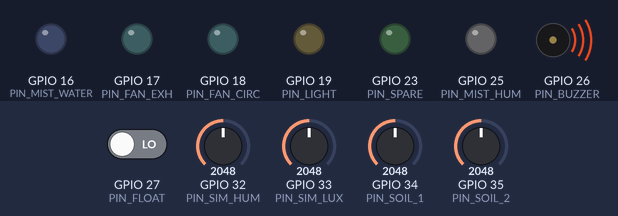
The sketch below on a simulated ESP32. On the bench: output pins drawn as LEDs (lit = HIGH), buzzer (waves = sounding, pin HIGH). The test bench sets the inputs (shaded band); at power-on: GPIO 27 (PIN_FLOAT) LOW, GPIO 34 (PIN_SOIL_1) = 2048, GPIO 32 (PIN_SIM_HUM) = 2048, GPIO 33 (PIN_SIM_LUX) = 2048, GPIO 35 (PIN_SOIL_2) = 2048. What the sketch prints to the serial monitor is not drawn.

Above: at 1.6 s.
1.7 s: GPIO 27 (PIN_FLOAT) driven HIGH
At 2.4 s:
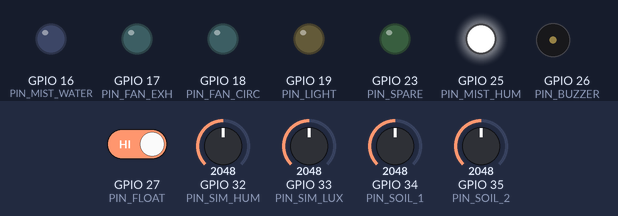
4.7 s: GPIO 34 (PIN_SOIL_1) set to 2902
7.2 s: GPIO 34 (PIN_SOIL_1) set to 2969
At 7.7 s:
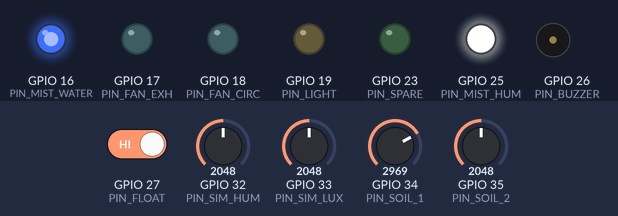
At 9.1 s:
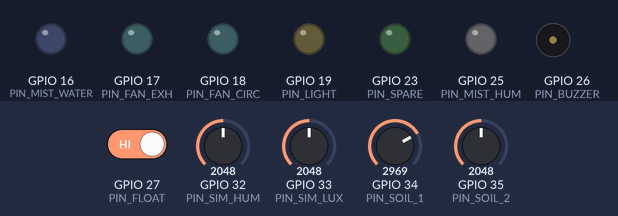
9.4 s: GPIO 32 (PIN_SIM_HUM) set to 260
12.4 s: GPIO 33 (PIN_SIM_LUX) set to 260
15.4 s: GPIO 32 (PIN_SIM_HUM) set to 3038
18.4 s: GPIO 32 (PIN_SIM_HUM) set to 3106
At 30.7 s:
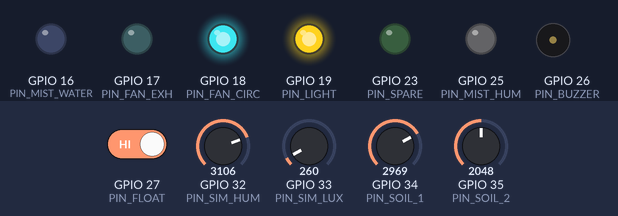
Timing chart, 0 to 31.5 s (numbered marks = the images above; inputs shaded):
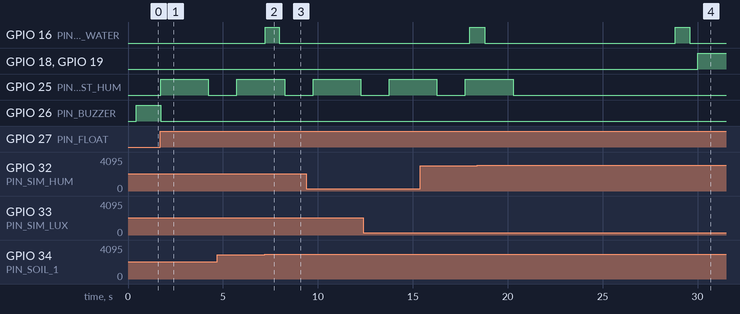

The sketch:

sketch.ino
```cpp
/* ============================================================================
 * TERRARIUM — CONTROL LOGIC SIMULATION
 * EEE4103 capstone · runs on emulated ESP32 hardware at wokwi.com
 *
 * WHY THIS EXISTS
 *   Proves the control logic in terrarium.ino actually runs on real ESP32
 *   silicon before you spend a taka. Same state machines, same thresholds,
 *   same safety interlock — only the sensor reads differ, because Wokwi has
 *   no BME280 or BH1750 part.
 *
 * ZERO EXTERNAL LIBRARIES. Nothing to install, nothing that can fail to
 * compile. Only analogRead / digitalRead / digitalWrite and Serial.
 *
 * HOW TO DRIVE IT
 *   SOIL 1 / SOIL 2  turn DOWN  -> soil reads dry  -> watering mist fires
 *   HUMIDITY         turn DOWN  -> RH falls        -> humidity mist fires
 *   LIGHT            turn DOWN  -> dark            -> grow light comes on
 *   FLOAT switch     slide LEFT -> tank empty      -> BOTH mists forced off
 *
 * Time runs SIM_SPEED times faster than real, so soak delays and the
 * photoperiod are watchable. Serial Monitor at 115200.
 * ========================================================================== */

/* ---- pins — identical to config.h ---------------------------------------- */
#define PIN_SOIL_1      34   // ADC1  (exact match to real build)
#define PIN_SOIL_2      35   // ADC1  (exact match)
#define PIN_SIM_HUM     32   // sim stand-in: real build reads RH from BME280 on I2C
#define PIN_SIM_LUX     33   // sim stand-in: real build reads lux from BH1750 on I2C
#define PIN_FLOAT       27   // exact match, INPUT_PULLUP

#define PIN_MIST_WATER  16   // exact match
#define PIN_MIST_HUM    25   // exact match
#define PIN_FAN_EXH     17   // exact match
#define PIN_FAN_CIRC    18   // exact match
#define PIN_LIGHT       19   // exact match
#define PIN_SPARE       23   // exact match
#define PIN_BUZZER      26   // exact match

/* ---- soil calibration — same constants as config.h ----------------------- */
#define SOIL1_ADC_DRY 3200
#define SOIL1_ADC_WET 1200
#define SOIL2_ADC_DRY 3200
#define SOIL2_ADC_WET 1200

/* ---- thresholds — same defaults as config.h ------------------------------ */
int cfgSoilDry    = 35;     // water below this soil %
int cfgHumLo      = 75;     // mist below this RH %
int cfgHumHi      = 90;     // stop misting at this RH %
int cfgLuxOn      = 800;    // light on below this lux
int cfgLuxOff     = 2000;   // light off above this lux
int cfgLightStart = 7;      // photoperiod start hour
int cfgLightEnd   = 19;     // photoperiod end hour

/* ---- timings — same as config.h ------------------------------------------ */
#define WATER_RUN_S        90UL     // one watering burst
#define WATER_SOAK_S    (20UL*60)   // soak before re-judging
#define HUM_MIST_MAX_S    300UL     // cap on one humidity burst
#define HUM_COOLDOWN_S    180UL     // rest between humidity bursts
#define TEMP_VENT_ON      32.0f
#define TEMP_VENT_OFF     29.0f

/* ---- simulation clock ---------------------------------------------------- */
#define SIM_SPEED    120UL          // simulated seconds per real second
#define START_HOUR     6UL          // simulation begins at 06:00

/* ---- state --------------------------------------------------------------- */
struct { bool water=false, hum=false, light=false, fanExh=false, fanCirc=false; } out;

enum WPhase { W_IDLE, W_RUN, W_SOAK };
WPhase       wPhase      = W_IDLE;
unsigned long wPhaseAt   = 0;
unsigned long humAt      = 0;
unsigned long humCoolUntil = 0;
unsigned long lastPrint  = 0;
bool          tankOk     = true;
float         temp       = 25.0f;

/* simulated seconds since boot — 64-bit maths avoids the overflow you get
 * from millis()*SIM_SPEED after ~35 s of real time. */
unsigned long simSeconds() {
  return (unsigned long)(((unsigned long long)millis() * SIM_SPEED) / 1000ULL);
}
unsigned long dayClock() { return (START_HOUR * 3600UL + simSeconds()) % 86400UL; }

/* ---- helpers — soilPercent is character-for-character the firmware's ----- */
int soilPercent(int raw, int dryAdc, int wetAdc) {
  long pct = 100L * (dryAdc - raw) / (dryAdc - wetAdc);
  return constrain((int)pct, 0, 100);
}
int readAvg(int pin) {
  long acc = 0;
  for (int i = 0; i < 8; i++) acc += analogRead(pin);
  return acc / 8;
}

void applyOutputs() {
  /* SAFETY INTERLOCK — identical to applyOutputs() in terrarium.ino.
     An empty tank kills both mist channels. No manual override exists. */
  bool water = out.water && tankOk;
  bool humid = out.hum   && tankOk;
  digitalWrite(PIN_MIST_WATER, water ? HIGH : LOW);
  digitalWrite(PIN_MIST_HUM,   humid ? HIGH : LOW);
  digitalWrite(PIN_LIGHT,      out.light   ? HIGH : LOW);
  digitalWrite(PIN_FAN_EXH,    out.fanExh  ? HIGH : LOW);
  digitalWrite(PIN_FAN_CIRC,   out.fanCirc ? HIGH : LOW);
  digitalWrite(PIN_BUZZER,     tankOk ? LOW : HIGH);
  digitalWrite(PIN_SPARE,      LOW);
}

const char* phaseName() {
  return wPhase == W_IDLE ? "idle" : (wPhase == W_RUN ? "WATERING" : "soaking");
}

/* ========================================================================== */
void setup() {
  const int outs[] = { PIN_MIST_WATER, PIN_MIST_HUM, PIN_FAN_EXH,
                       PIN_FAN_CIRC, PIN_LIGHT, PIN_SPARE, PIN_BUZZER };
  for (unsigned i = 0; i < sizeof(outs)/sizeof(outs[0]); i++) {
    digitalWrite(outs[i], LOW);      // latch low BEFORE enabling the driver
    pinMode(outs[i], OUTPUT);
    digitalWrite(outs[i], LOW);
  }
  pinMode(PIN_FLOAT, INPUT_PULLUP);
  analogSetAttenuation(ADC_11db);    // full 0–3.3 V ADC range, as in firmware

  Serial.begin(115200);
  delay(400);
  Serial.println();
  Serial.println(F("=================================================="));
  Serial.println(F(" TERRARIUM CONTROL LOGIC — SIMULATION"));
  Serial.println(F("=================================================="));
  Serial.println(F(" Turn SOIL 1/2 down  -> watering mist fires"));
  Serial.println(F(" Turn HUMIDITY down  -> humidity mist fires"));
  Serial.println(F(" Turn LIGHT down     -> grow light comes on"));
  Serial.println(F(" Slide FLOAT left    -> tank empty, mists blocked"));
  Serial.print  (F(" Clock runs ")); Serial.print(SIM_SPEED);
  Serial.println(F("x real time."));
  Serial.println();
}

void loop() {
  unsigned long now  = simSeconds();
  unsigned long dsec = dayClock();
  int  hour = dsec / 3600;

  /* ---- read the "sensors" ---------------------------------------------- */
  int soil1 = soilPercent(readAvg(PIN_SOIL_1), SOIL1_ADC_DRY, SOIL1_ADC_WET);
  int soil2 = soilPercent(readAvg(PIN_SOIL_2), SOIL2_ADC_DRY, SOIL2_ADC_WET);
  int soil  = (soil1 + soil2) / 2;
  int hum   = map(readAvg(PIN_SIM_HUM), 0, 4095, 0, 100);
  int lux   = map(readAvg(PIN_SIM_LUX), 0, 4095, 0, 5000);
  tankOk    = (digitalRead(PIN_FLOAT) == HIGH);   // LOW (switch closed) = empty

  /* air temperature follows a simple day curve, plus grow-light heating */
  float dayCurve = sin((hour - 6) / 12.0 * PI);
  if (dayCurve < 0) dayCurve = 0;
  temp = 24.0f + dayCurve * 6.0f + (out.light ? 1.2f : 0.0f);

  /* ---- WATERING: burst -> soak -> re-judge ------------------------------ */
  switch (wPhase) {
    case W_IDLE:
      if (soil < cfgSoilDry && tankOk) {
        wPhase = W_RUN; wPhaseAt = now; out.water = true;
        Serial.print(F(">> soil ")); Serial.print(soil);
        Serial.print(F("% < ")); Serial.print(cfgSoilDry);
        Serial.println(F("% -> WATERING MIST ON"));
      }
      break;
    case W_RUN:
      if (!tankOk || now - wPhaseAt >= WATER_RUN_S) {
        out.water = false; wPhase = W_SOAK; wPhaseAt = now;
        Serial.println(F(">> watering done -> soaking 20 min before re-check"));
      }
      break;
    case W_SOAK:
      if (now - wPhaseAt >= WATER_SOAK_S) {
        wPhase = W_IDLE;
        Serial.println(F(">> soak complete -> re-judging soil"));
      }
      break;
  }

  /* ---- HUMIDITY: hysteresis + max runtime + cooldown -------------------- */
  if (!out.hum) {
    if (hum < cfgHumLo && tankOk && now >= humCoolUntil) {
      out.hum = true; humAt = now;
      Serial.print(F(">> RH ")); Serial.print(hum);
      Serial.print(F("% < ")); Serial.print(cfgHumLo);
      Serial.println(F("% -> HUMIDITY MIST ON"));
    }
  } else {
    if (hum >= cfgHumHi || !tankOk || now - humAt >= HUM_MIST_MAX_S) {
      out.hum = false; humCoolUntil = now + HUM_COOLDOWN_S;
      Serial.print(F(">> humidity mist OFF (RH ")); Serial.print(hum);
      Serial.println(F("%), 3 min cooldown"));
    }
  }

  /* ---- GROW LIGHT: photoperiod window gated by measured lux ------------- */
  bool inWindow = (hour >= cfgLightStart && hour < cfgLightEnd);
  bool wasLight = out.light;
  if (!inWindow)            out.light = false;
  else if (lux < cfgLuxOn)  out.light = true;
  else if (lux > cfgLuxOff) out.light = false;
  if (wasLight != out.light) {
    Serial.print(F(">> grow light "));
    Serial.println(out.light ? F("ON") : F("OFF"));
  }

  /* ---- VENTILATION ------------------------------------------------------ */
  bool wasFan = out.fanExh;
  if (temp > TEMP_VENT_ON)  out.fanExh = true;
  if (temp < TEMP_VENT_OFF) out.fanExh = false;
  if (wasFan != out.fanExh) {
    Serial.print(F(">> exhaust fan "));
    Serial.println(out.fanExh ? F("ON") : F("OFF"));
  }
  out.fanCirc = out.light;          // circulate whenever the light is running

  /* ---- interlock + drive the pins --------------------------------------- */
  static bool wasTankOk = true;
  if (wasTankOk && !tankOk)
    Serial.println(F("!! TANK EMPTY — both mist channels forced OFF, buzzer on"));
  if (!wasTankOk && tankOk)
    Serial.println(F(">> tank refilled"));
  wasTankOk = tankOk;

  applyOutputs();

  /* ---- status block once per real second -------------------------------- */
  if (millis() - lastPrint >= 1000) {
    lastPrint = millis();
    char buf[200];
    snprintf(buf, sizeof(buf),
      "[%02d:%02d] soil %3d%% (%d/%d)  RH %3d%%  lux %4d  %4.1fC  tank:%s  %s\n"
      "         water:%s  mist:%s  light:%s  exh:%s  circ:%s\n",
      hour, (int)((dsec / 60) % 60), soil, soil1, soil2, hum, lux, temp,
      tankOk ? "OK" : "EMPTY", phaseName(),
      out.water && tankOk ? "ON " : "off",
      out.hum   && tankOk ? "ON " : "off",
      out.light            ? "ON " : "off",
      out.fanExh           ? "ON " : "off",
      out.fanCirc          ? "ON " : "off");
    Serial.print(buf);
  }

  delay(20);
}
```

Measured:
- the behaviour switches between 2940 and 2941 on GPIO 34 (PIN_SOIL_1) (found by bisection; images 1 and 2)
- the behaviour switches between 3071 and 3072 on GPIO 32 (PIN_SIM_HUM) (found by bisection; images 3 and 4)
- after the input at 1.7 s, GPIO 25 (PIN_MIST_HUM): LOW → HIGH at once, → LOW 2.5 s later; GPIO 26 (PIN_BUZZER): HIGH → LOW at once
- after the input at 7.2 s, GPIO 16 (PIN_MIST_WATER): LOW → HIGH at once, → LOW 0.76 s later
- after the input at 18.4 s, GPIO 25 (PIN_MIST_HUM): goes on until 20.3 s, then stays LOW
